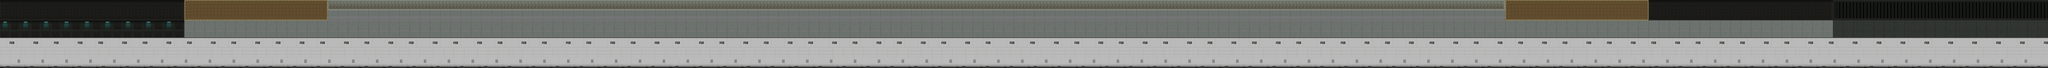

The image is a tile-based game level rendered from a .tmx file. Its description and source (layers, tilesets, objects; grid data summarised) follow:
An orthogonal 600x20 tile map with 32x32 px tiles, 2 tile layers (background, front) and 35 objects (21x shooterSpawn, 2x playerSpawn, endPoint).

<map version="1.0" orientation="orthogonal" renderorder="right-down" width="600" height="20" tilewidth="32" tileheight="32" nextobjectid="27">
 <tileset firstgid="1" name="scifi_platformTiles_32x32" tilewidth="32" tileheight="32" tilecount="805" columns="35">
  <image source="../images/scifi_platformTiles_32x32.png" width="1120" height="736" />
  <tile id="178">
   <objectgroup draworder="index">
    <object id="1" x="0" y="0">
     <polygon points="0,0 32,0 32,32 0,32" />
    </object>
   </objectgroup>
  </tile>
  <tile id="245">
   <objectgroup draworder="index">
    <object id="1" x="0" y="0">
     <polygon points="0,0 32,0 32,32 0,32" />
    </object>
   </objectgroup>
  </tile>
  <tile id="246">
   <objectgroup draworder="index">
    <object id="1" x="0" y="0">
     <polygon points="0,0 32,0 32,32 0,32" />
    </object>
   </objectgroup>
  </tile>
  <tile id="247">
   <objectgroup draworder="index">
    <object id="1" x="0" y="0">
     <polygon points="0,0 32,0 32,32 0,32" />
    </object>
   </objectgroup>
  </tile>
  <tile id="248">
   <objectgroup draworder="index">
    <object id="1" x="0" y="0">
     <polygon points="0,0 32,0 32,32 0,32" />
    </object>
   </objectgroup>
  </tile>
  <tile id="249">
   <objectgroup draworder="index">
    <object id="1" x="0" y="0">
     <polygon points="0,0 32,0 32,32 0,32" />
    </object>
   </objectgroup>
  </tile>
  <tile id="250">
   <objectgroup draworder="index">
    <object id="1" x="0" y="0">
     <polygon points="0,0 32,0 32,32 0,32" />
    </object>
   </objectgroup>
  </tile>
  <tile id="251">
   <objectgroup draworder="index">
    <object id="1" x="0" y="0">
     <polygon points="0,0 32,0 32,32 0,32" />
    </object>
   </objectgroup>
  </tile>
  <tile id="368">
   <objectgroup draworder="index">
    <object id="2" x="0" y="0">
     <polygon points="0,0 32,0 32,32 0,32" />
    </object>
   </objectgroup>
  </tile>
  <tile id="369">
   <objectgroup draworder="index">
    <object id="1" x="0" y="0">
     <polygon points="0,0 32,0 32,32 0,32 0,0" />
    </object>
   </objectgroup>
  </tile>
  <tile id="370">
   <objectgroup draworder="index">
    <object id="1" x="0" y="0">
     <polygon points="0,0 32,0 32,32 0,32" />
    </object>
   </objectgroup>
  </tile>
 </tileset>
 <layer name="background" width="600" height="20">
  <data>[12000 cells, 3000 non-empty, 48 distinct tile ids]</data>
 </layer>
 <layer name="front" width="600" height="20">
  <data>[12000 cells, 12000 non-empty, 117 distinct tile ids]</data>
 </layer>
 <objectgroup name="obj">
  <object id="1" type="playerSpawn" x="193" y="279" width="63" height="69.75" />
  <object id="26" type="playerSpawn" x="1664.33" y="285.333" width="60.6667" height="64" />
  <object id="2" type="endPoint" x="19106.7" y="262.667" width="90.6667" height="93.3333" />
  <object id="3" type="shooterSpawn" x="3169" y="97" width="61" height="60" />
  <object id="5" type="shooterSpawn" x="3330" y="99" width="61" height="60" />
  <object id="7" type="shooterSpawn" x="3584" y="97" width="61" height="60" />
  <object id="8" type="shooterSpawn" x="3872" y="99" width="61" height="60" />
  <object id="9" type="shooterSpawn" x="4195" y="96" width="61" height="60" />
  <object id="10" type="shooterSpawn" x="4513" y="97" width="61" height="60" />
  <object id="11" type="shooterSpawn" x="4797" y="96" width="61" height="60" />
  <object id="12" type="shooterSpawn" x="4770" y="291" width="61" height="60" />
  <object id="13" type="shooterSpawn" x="5059" y="96" width="61" height="60" />
  <object id="14" type="shooterSpawn" x="5280" y="287" width="61" height="60" />
  <object id="15" type="shooterSpawn" x="5376" y="97" width="61" height="60" />
  <object id="16" type="shooterSpawn" x="5598" y="94" width="61" height="60" />
  <object id="17" type="shooterSpawn" x="5826" y="289" width="61" height="60" />
  <object id="18" type="shooterSpawn" x="5985" y="96" width="61" height="60" />
  <object id="19" type="shooterSpawn" x="6206" y="96" width="61" height="60" />
  <object id="20" type="shooterSpawn" x="6432" y="96" width="61" height="60" />
  <object id="21" type="shooterSpawn" x="6657" y="94" width="61" height="60" />
  <object id="22" type="shooterSpawn" x="6977" y="95" width="61" height="60" />
  <object id="23" type="shooterSpawn" x="6945" y="287" width="61" height="60" />
  <object id="24" type="shooterSpawn" x="7264" y="97" width="61" height="60" />
  <object id="25" type="shooterSpawn" x="7488" y="97" width="61" height="60" />
 </objectgroup>
</map>
